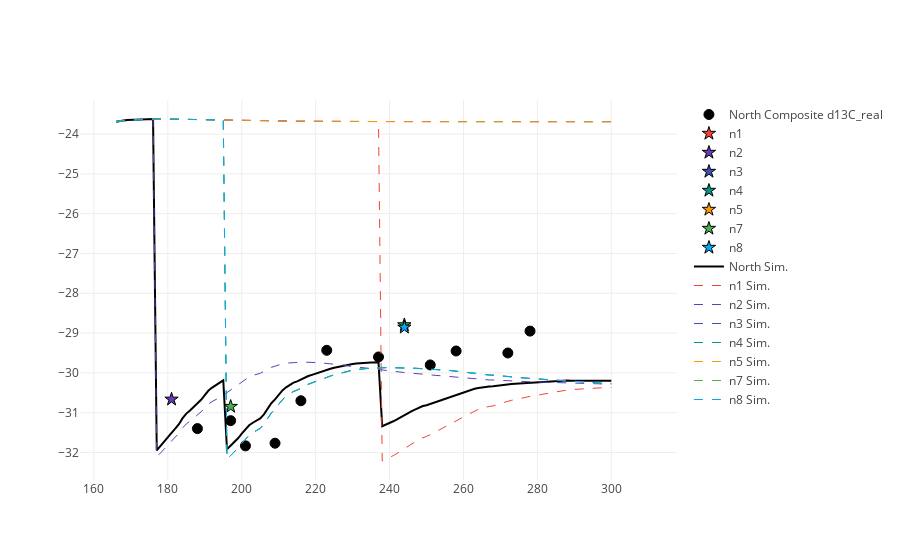

Source (notebook cell):
### Code cell
%matplotlib inline
import plotlycred
figname = 'Soils' + variable + transect + '.png'

online = False
if online:
    # fig = py.iplot(data) 
    fig = go.Figure(data=data) # , layout=layout)
    py.image.save_as(fig, filename=figname)
else:
    iplot(data)

### Figure 1 — Plotly figure (JSON) as saved in the notebook; plotly's stock layout.template omitted (floating-point values rounded to 4 significant figures; data arrays with more than 128 entries replaced by an {"elided": "..."} marker saying what was removed)
{"data": [{"marker": {"color": "black", "line": {"color": "black", "width": 1}, "size": 10, "symbol": "circle"}, "mode": "markers", "name": "North Composite d13C_real", "type": "scatter", "x": {"elided": "135 int values"}, "y": {"elided": "135 float values"}}, {"marker": {"color": "#F44336", "line": {"color": "black", "width": 1}, "size": 10, "symbol": "star"}, "mode": "markers", "name": "n1", "type": "scatter", "x": {"elided": "135 int values"}, "y": {"elided": "135 null values"}}, {"marker": {"color": "#673AB7", "line": {"color": "black", "width": 1}, "size": 10, "symbol": "star"}, "mode": "markers", "name": "n2", "type": "scatter", "x": {"elided": "135 int values"}, "y": {"elided": "135 float values"}}, {"marker": {"color": "#3F51B5", "line": {"color": "black", "width": 1}, "size": 10, "symbol": "star"}, "mode": "markers", "name": "n3", "type": "scatter", "x": {"elided": "135 int values"}, "y": {"elided": "135 null values"}}, {"marker": {"color": "#009688", "line": {"color": "black", "width": 1}, "size": 10, "symbol": "star"}, "mode": "markers", "name": "n4", "type": "scatter", "x": {"elided": "135 int values"}, "y": {"elided": "135 null values"}}, {"marker": {"color": "#FF9800", "line": {"color": "black", "width": 1}, "size": 10, "symbol": "star"}, "mode": "markers", "name": "n5", "type": "scatter", "x": {"elided": "135 int values"}, "y": {"elided": "135 null values"}}, {"marker": {"color": "#4CAF50", "line": {"color": "black", "width": 1}, "size": 10, "symbol": "star"}, "mode": "markers", "name": "n7", "type": "scatter", "x": {"elided": "135 int values"}, "y": {"elided": "135 float values"}}, {"marker": {"color": "#03A9F4", "line": {"color": "black", "width": 1}, "size": 10, "symbol": "star"}, "mode": "markers", "name": "n8", "type": "scatter", "x": {"elided": "135 int values"}, "y": {"elided": "135 float values"}}, {"marker": {"color": "black"}, "mode": "lines", "name": "North Sim.", "type": "scatter", "x": {"elided": "135 int values"}, "y": {"elided": "135 float values"}}, {"line": {"color": "#F44336", "dash": "dash", "width": 1}, "name": "n1 Sim.", "type": "scatter", "x": {"elided": "135 int values"}, "y": {"elided": "135 float values"}}, {"line": {"color": "#673AB7", "dash": "dash", "width": 1}, "name": "n2 Sim.", "type": "scatter", "x": {"elided": "135 int values"}, "y": {"elided": "135 float values"}}, {"line": {"color": "#3F51B5", "dash": "dash", "width": 1}, "name": "n3 Sim.", "type": "scatter", "x": {"elided": "135 int values"}, "y": {"elided": "135 float values"}}, {"line": {"color": "#009688", "dash": "dash", "width": 1}, "name": "n4 Sim.", "type": "scatter", "x": {"elided": "135 int values"}, "y": {"elided": "135 float values"}}, {"line": {"color": "#FF9800", "dash": "dash", "width": 1}, "name": "n5 Sim.", "type": "scatter", "x": {"elided": "135 int values"}, "y": {"elided": "135 float values"}}, {"line": {"color": "#4CAF50", "dash": "dash", "width": 1}, "name": "n7 Sim.", "type": "scatter", "x": {"elided": "135 int values"}, "y": {"elided": "135 float values"}}, {"line": {"color": "#03A9F4", "dash": "dash", "width": 1}, "name": "n8 Sim.", "type": "scatter", "x": {"elided": "135 int values"}, "y": {"elided": "135 float values"}}], "layout": {}}
